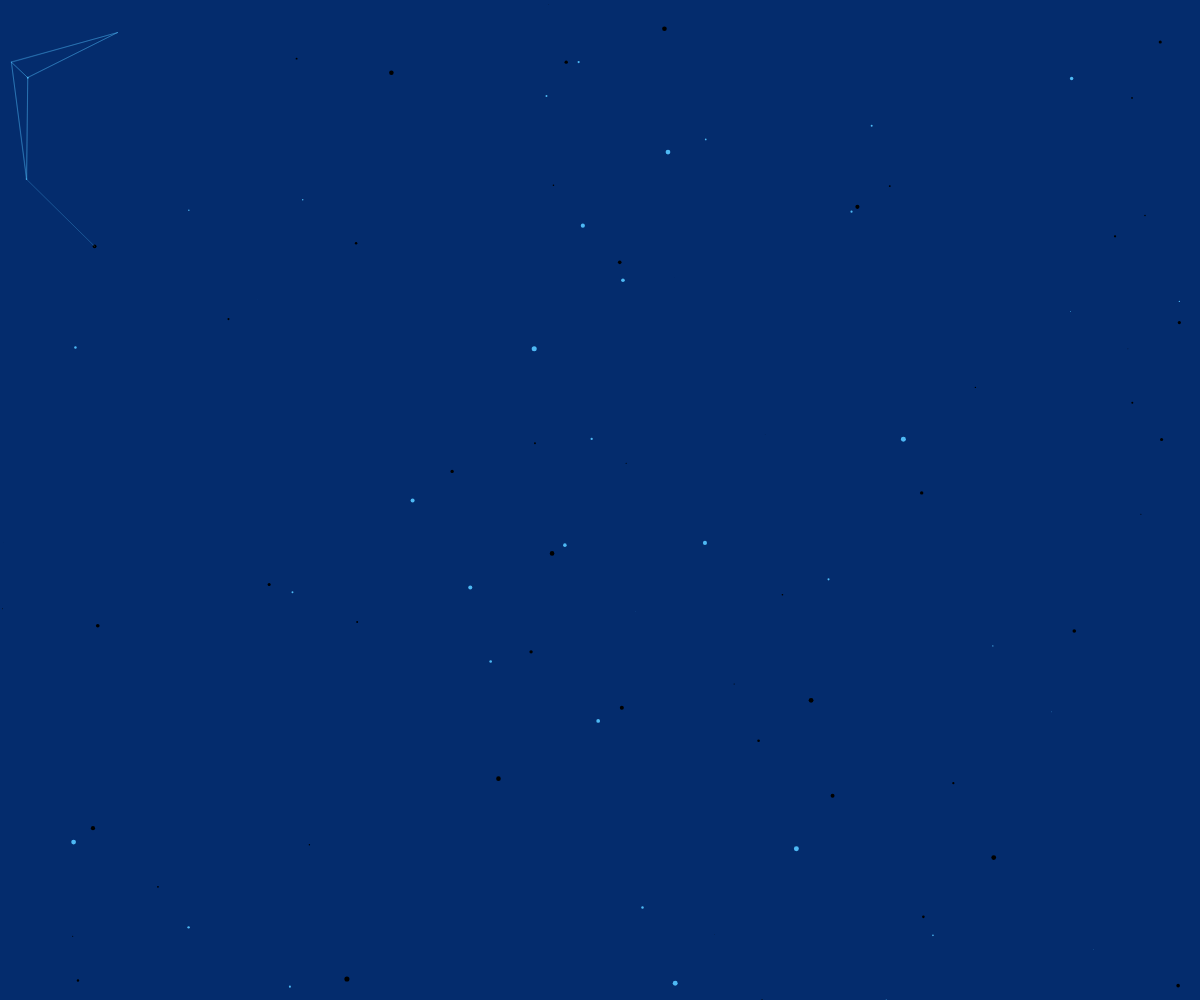
Frame 1 (no input)
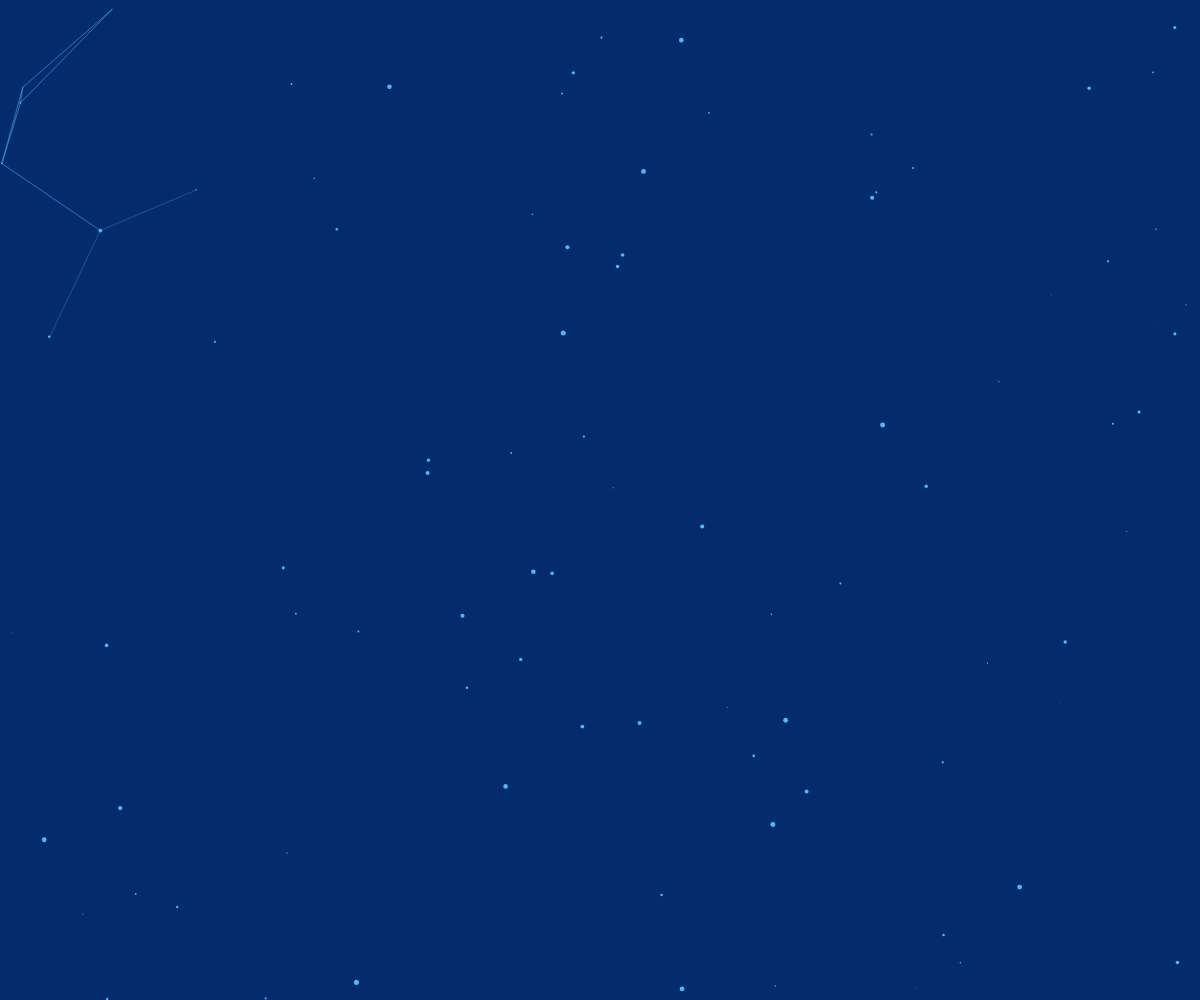
Frame 60 (no input)
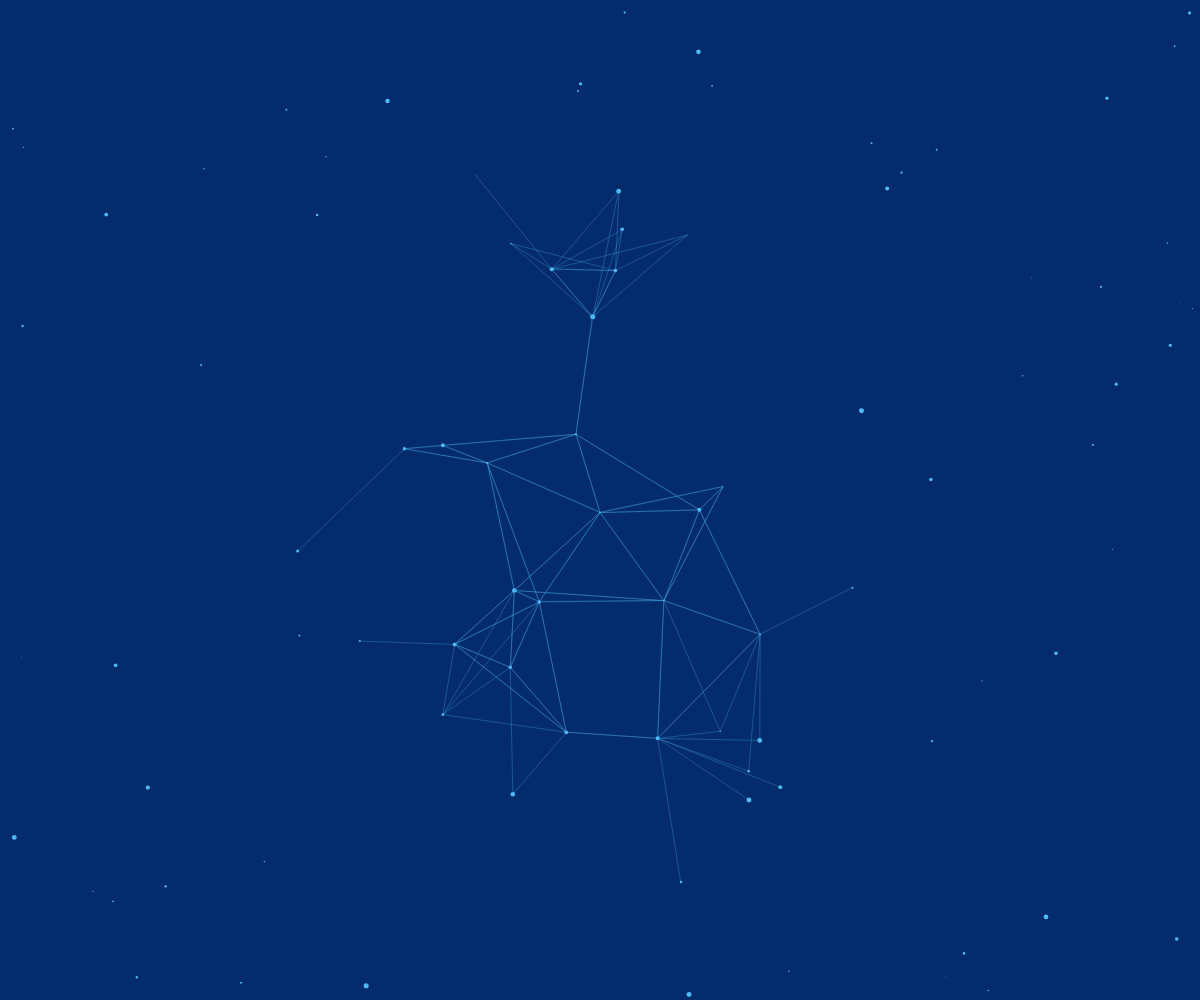
Frame 120 (the mouse pressed at the canvas centre since frame 60)

The p5.js sketch that drew these frames (run headless with seeded random() and noise() and a simulated clock; from frame 60 on, the mouse is pressed at the canvas centre):

// p5.js sketch
// ── sketch.js
var dots, DOT_COLOR, LINE_DIST, NUM_DOTS, MOUSE_DIST;

function setup() {
    createCanvas(windowWidth, windowHeight);
    //background(100);
    dots = [];
    DOT_COLOR = color(78, 185, 244); // Blue
    //color(175, 37, 15); //Red

    //color(188, 132, 71); Orange
    //color(78, 185, 244); Blue
    LINE_DIST = 150;
    NUM_DOTS = 100;
    MOUSE_DIST = windowWidth * 3/14;
    createDots();
}

function draw() {
    background(4, 44, 109);

    // noFill();
    // ellipse(mouseX, mouseY, MOUSE_DIST*2);

    dots.forEach(function(dot){
        dot.update();
        connectLines(dot);
    });
}

function createDots(){
    for(var i = 0; i < NUM_DOTS; i++){
        dots[dots.length] = new Dot;
    }
}

function windowResized() {
    resizeCanvas(windowWidth, windowHeight);
}

function connectLines(dot){
    dots.forEach(function(other){
        if(other != dot && dist(dot.x, dot.y, other.x, other.y) < LINE_DIST && dist(dot.x, dot.y, mouseX, mouseY) < MOUSE_DIST){
            stroke(DOT_COLOR);
            strokeWeight(0.3);
            line(dot.x, dot.y, other.x, other.y);
        }
    })
}

// ── dot.js
const speed = 0.5;

class Dot {
	constructor(){
		this.x = random(width);
		this.y = random(height);
		this.xv = random(-speed, speed);
		this.yv = random(-speed, speed);
		fill(DOT_COLOR);
		this.radius = random(5) + 0.1;
		strokeWeight(this.radius);
		point(this.x, this.y);
		console.log("dot created");
	}

	update() {
		this.x += this.xv;
		this.y += this.yv;
		if(this.x < 0 || this.x > width){
			this.xv = -this.xv;
		}
		if(this.y < 0 || this.y > height){
			this.yv = -this.yv;
		}
		strokeWeight(this.radius);
		point(this.x, this.y);
	}
}
